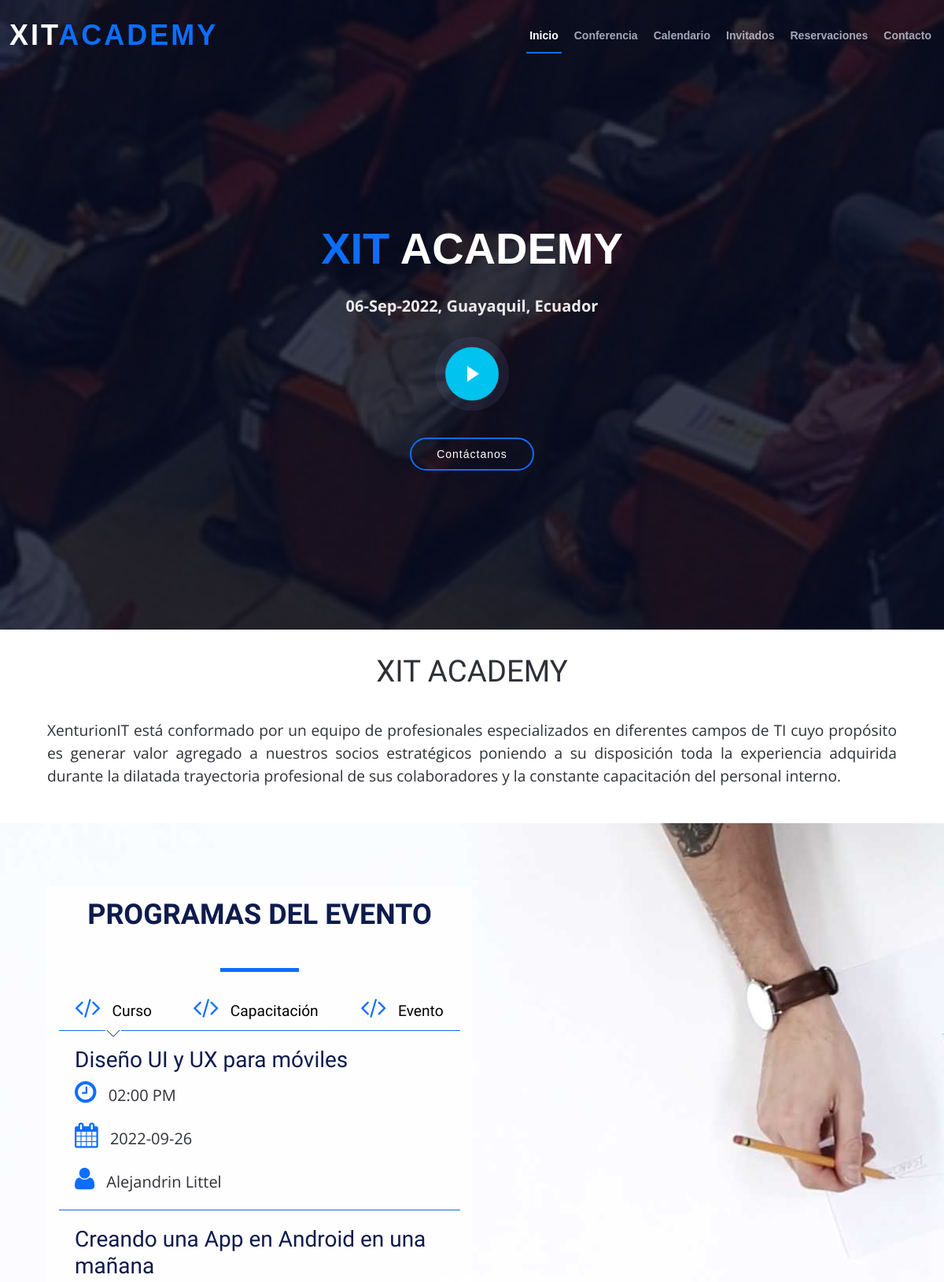
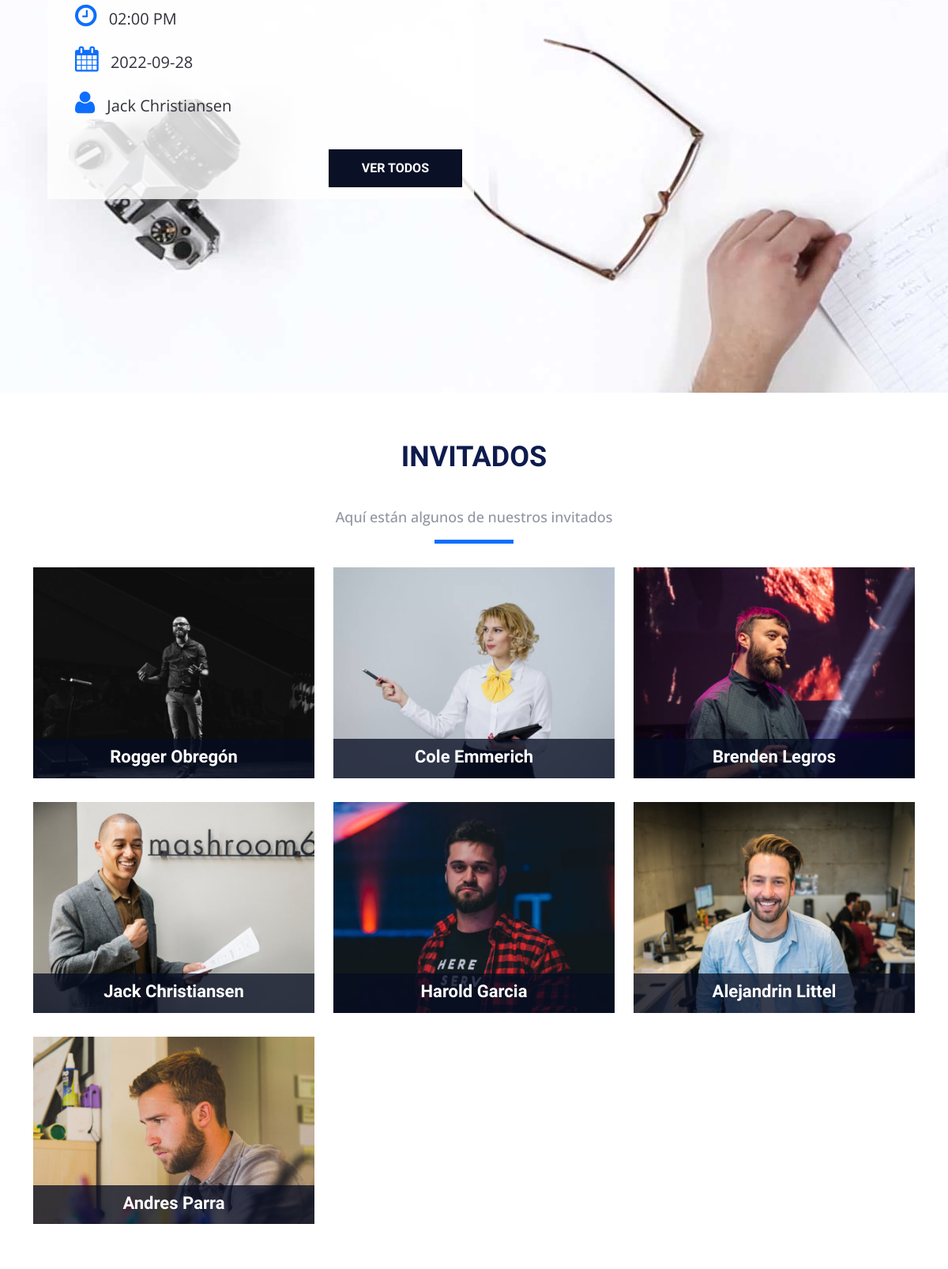
The page / (upper part) on the database its author committed (2 pictures, top to bottom).
### tables this page shows
CREATE TABLE `categoria_evento` (
  `id_categoria` tinyint(10) NOT NULL AUTO_INCREMENT,
  `cat_evento` varchar(50) NOT NULL,
  `icono` varchar(15) NOT NULL,
  `actualizado` datetime NOT NULL,
  `estado_categoria` tinyint(1) DEFAULT NULL,
  PRIMARY KEY (`id_categoria`)
);

CREATE TABLE `eventos` (
  `evento_id` tinyint(10) NOT NULL AUTO_INCREMENT,
  `nombre_evento` varchar(60) NOT NULL,
  `fecha_evento` date NOT NULL,
  `hora_evento` varchar(10) NOT NULL,
  `cupo` int(11) DEFAULT NULL,
  `id_cat_evento` tinyint(10) NOT NULL,
  `id_inv` tinyint(4) NOT NULL,
  `clave` varchar(10) NOT NULL,
  `fecha_creado` datetime DEFAULT NULL,
  `fecha_editado` date DEFAULT NULL,
  `estado_evento` tinyint(1) DEFAULT NULL,
  PRIMARY KEY (`evento_id`),
  KEY `id_cat_evento` (`id_cat_evento`),
  KEY `id_inv` (`id_inv`),
  CONSTRAINT `eventos_ibfk_1` FOREIGN KEY (`id_cat_evento`) REFERENCES `categoria_evento` (`id_categoria`),
  CONSTRAINT `eventos_ibfk_2` FOREIGN KEY (`id_inv`) REFERENCES `invitados` (`invitado_id`)
);

CREATE TABLE `invitados` (
  `invitado_id` tinyint(4) NOT NULL AUTO_INCREMENT,
  `nombre_invitado` varchar(30) NOT NULL,
  `apellido_invitado` varchar(30) NOT NULL,
  `descripcion` text NOT NULL,
  `url_imagen` varchar(50) NOT NULL,
  `editado` datetime NOT NULL,
  `url_linkedin` varchar(200) DEFAULT NULL,
  `url_twitter` varchar(200) DEFAULT NULL,
  `url_instagram` varchar(200) DEFAULT NULL,
  `estado_invitado` tinyint(1) DEFAULT NULL,
  PRIMARY KEY (`invitado_id`)
);

### index.php (the view, shortened to what this page needs)
<?php include_once 'includes/templates/header.php'; ?>
<section class="seccion contenedor">
    <h2><span>XIT</span> ACADEMY</h2>
    <p style="text-align: justify;">
        XenturionIT está conformado por un equipo de profesionales especializados en diferentes campos de TI cuyo
        propósito es generar valor agregado a nuestros socios estratégicos poniendo a su disposición toda la experiencia
        adquirida durante la dilatada trayectoria profesional de sus colaboradores y la constante capacitación del
        personal interno.
    </p>
</section>
<section class="programa">
    <div class="contenedor-video">
        <video autoplay loop muted poster="img/bg-talleres.jpg">
            <source src="video/video.mp4" type="video/mp4">
            <source src="video/video.webm" type="video/webm">
            <source src="video/video.ogv" type="video/ogg">
        </video>
    </div>
    <div class="contenido-programa">
        <div class="contenedor">
            <div class="programa-evento">
                <div class="section-header">
                    <h2>Programas del Evento</h2>
                </div>
                <?php
                try {
                    require_once('includes/funciones/bd_conexion.php');
                    $sql = "SELECT * FROM `categoria_evento` where estado_categoria = 1";
                    $resultado = $conn->query($sql);
                } catch (Exception $e) {
                    $error = $e->getMessage();
                }
                ?>
                <nav class="menu-programa">
                    <?php while ($cat = $resultado->fetch_array(MYSQLI_ASSOC)) { ?>
                        <?php $categoria = $cat['cat_evento']; ?>
                        <a href="#<?php echo strtolower($categoria) ?>">
                            <i class="fa <?php echo $cat['icono'] ?>" aria-hidden="true"></i> <?php echo $categoria ?>
                        </a>
                    <?php } ?>
                </nav>
                <?php
                try {
                    $sql = "SELECT `evento_id`, `nombre_evento`, `fecha_evento`, `hora_evento`, `cat_evento`, `nombre_invitado`, `apellido_invitado`, `estado_evento` ";
                    $sql .= "FROM `eventos` ";
                    $sql .= "INNER JOIN `categoria_evento` ";
                    $sql .= "ON eventos.id_cat_evento=categoria_evento.id_categoria ";
                    $sql .= "INNER JOIN `invitados` ";
                    $sql .= "ON eventos.id_inv=invitados.invitado_id ";
                    $sql .= "AND eventos.id_cat_evento = 1 ";
                    $sql .= "WHERE estado_evento = 1  ORDER BY `evento_id` LIMIT 2;";
                    $sql .= "SELECT `evento_id`, `nombre_evento`, `fecha_evento`, `hora_evento`, `cat_evento`, `nombre_invitado`, `apellido_invitado`,`estado_evento` ";
                    $sql .= "FROM `eventos` ";
                    $sql .= "INNER JOIN `categoria_evento` ";
                    $sql .= "ON eventos.id_cat_evento=categoria_evento.id_categoria ";
                    $sql .= "INNER JOIN `invitados` ";
                    $sql .= "ON eventos.id_inv=invitados.invitado_id ";
                    $sql .= "AND eventos.id_cat_evento = 2 ";
                    $sql .= "WHERE estado_evento = 1  ORDER BY `evento_id` LIMIT 2;";
                    $sql .= "SELECT `evento_id`, `nombre_evento`, `fecha_evento`, `hora_evento`, `cat_evento`, `nombre_invitado`, `apellido_invitado`, `estado_evento` ";
                    $sql .= "FROM `eventos` ";
                    $sql .= "INNER JOIN `categoria_evento` ";
                    $sql .= "ON eventos.id_cat_evento=categoria_evento.id_categoria ";
                    $sql .= "INNER JOIN `invitados` ";
                    $sql .= "ON eventos.id_inv=invitados.invitado_id ";
                    $sql .= "AND eventos.id_cat_evento = 3 ";
                    $sql .= "WHERE estado_evento = 1 ORDER BY `evento_id` LIMIT 2;";
                } catch (Exception $e) {
                    $error = $e->getMessage();
                }
                ?>
                <?php $conn->multi_query($sql); ?>
                <?php
                do {
                    $resultado = $conn->store_result();
                    $row = $resultado->fetch_all(MYSQLI_ASSOC); ?>
                    <?php $i = 0; ?>
                    <?php foreach ($row as $evento): ?>
                        <?php if ($i % 2 == 0) { ?>
                            <div id="<?php echo strtolower($evento['cat_evento']) ?>" class="info-curso ocultar clearfix">
                        <?php } ?>
                        <div class="detalle-evento">
                            <h3><?php echo html_entity_decode($evento['nombre_evento']) ?></h3>
                            <p><i class="fa fa-clock-o" aria-hidden="true"></i> <?php echo $evento['hora_evento']; ?>
                            </p>
                            <p><i class="fa fa-calendar" aria-hidden="true"></i> <?php echo $evento['fecha_evento']; ?>
                            </p>
                            <p><i class="fa fa-user"
                                  aria-hidden="true"></i> <?php echo $evento['nombre_invitado'] . " " . $evento['apellido_invitado']; ?>
                            </p>
                        </div>
                        <?php if ($i % 2 == 1): ?>
                            <a href="calendario.php" class="button float-right">Ver todos</a>
                            </div>
                        <?php endif; ?>
                        <?php $i++; ?>
                    <?php endforeach; ?>
                <?php } while ($conn->more_results() && $conn->next_result()); ?>
            </div>
        </div>
    </div>
</section>
<?php include_once 'includes/templates/invitados.php'; ?>
<?php include_once 'includes/templates/footer.php'; ?>

### includes/templates/invitados.php (shortened to what this page needs)
<?php
try {
    require_once('includes/funciones/bd_conexion.php');
    $sql = "SELECT * FROM `invitados` WHERE estado_invitado = 1 ";
    $resultado = $conn->query($sql);
} catch (Exception $e) {
    $error = $e->getMessage();
}
?>
<section id="speakers">
    <div class="container" data-aos="fade-up">
        <div class="section-header">
            <h2>Invitados</h2>
            <p>Aquí están algunos de nuestros invitados</p>
        </div>
        <div class="row">
            <?php while ($invitados = $resultado->fetch_assoc()) { ?>
                <div class="col-lg-4 col-md-6">
                    <div class="speaker" data-aos="fade-up" data-aos-delay="100">
                        <img src="img/invitados/<?php echo $invitados['url_imagen'] ?>" alt="<?php echo $invitados['nombre_invitado'] ?>" class="img-fluid">
                        <div class="details">
                            <h3><a><?php echo $invitados['nombre_invitado'] . " " . $invitados['apellido_invitado'] ?></a></h3>
                            <div class="social">
                                <?php if(($invitados['url_linkedin'])){?>
                                    <a href="<?php echo $invitados['url_linkedin'];?>" target="_blank""><i class="bi bi-linkedin"></i></a>
                                <?php }?>
                            </div>
                        </div>
                    </div>
                </div>
            <?php } ?>
        </div>
    </div>
</section>

### css/contact.css (style rules this page uses)
* { margin: 0; padding: 0; box-sizing: border-box; }
body, input, textarea { font-family: "Poppins", sans-serif; }

### css/main.css (style rules this page uses)
html { color: #222; font-size: 1em; line-height: 1.4; }
audio, canvas, img, svg, video { vertical-align: middle; }
html { box-sizing: border-box; }
*,*:before,*:after { box-sizing: inherit; }
body { background-color: #f2f2f2; font-family: 'Open Sans', sans-serif; }
.contenedor { width: 98%; margin:0 auto; }
@media only screen and (min-width:480px) { .contenedor { width: 95%; } }
@media only screen and (min-width:768px) { .contenedor { width: 90%; } }
@media only screen and (min-width:992px) { .contenedor { width: 90%; max-width: 1100px; } }
.seccion { padding: 30px 0; }
.seccion p { font-size: 1.2em; text-align: center; }
h2 { font-family: 'Oswald', sans-serif; font-size: 2.4em; text-transform: uppercase; text-align: center; }
h2::after { content: ''; margin: 0 auto; height: 30px; width: 100px; display: block; }
h3 { color: #0e1b4d;; font-family: 'PT Sans', sans-serif; }
.button { background-color: rgba(6, 12, 34, 0.98); padding: 10px 40px; color: #ffffff; text-transform: uppercase; font-weight: bold;font-family: 'Oswald', sans-serif; text-decoration: none; font-size: 1em; margin-top: 20px; display: inline-block; transition: all .3s ease; border: 2px solid rgba(6, 12, 34, 0.98); }
.float-right { float: right; }
section.programa { position: relative; }
div.contenedor-video { max-width: 100%; overflow-x: hidden; }
div.contenido-programa { position: absolute; top: 0; left: 0; height: 100%; width: 100%; }
div.programa-evento { background-color: rgba(255, 255, 255, .8); padding: 15px; margin-top: 80px; }
@media only screen and (min-width:768px) { div.programa-evento { width: 70%; } }
@media only screen and (min-width:992px) { div.programa-evento { width: 50%; } }
nav.menu-programa { width: 100%; }
@media only screen and (min-width:768px) { nav.menu-programa { display: table; } }
nav.menu-programa a { display: block; text-align: center; color: #000000; text-decoration: none; font-family: 'Oswald', sans-serif; margin-bottom: 10px; font-size: 1.2em; position: relative; padding-bottom: 10px; border-bottom: 1px solid #0d6efd;; }
nav.menu-programa a.activo::after { position: absolute; content: ''; left:0; right:0; margin-left: auto; margin-right: auto; height: 20px; width: 30px; background-image: url('../img/talleres-flecha.jpg'); background-position: top center; background-repeat: no-repeat; bottom: -20px; }
@media only screen and (min-width:768px) { nav.menu-programa a { display: table-cell; } }
nav.menu-programa a i, div.detalle-evento p i { color: #0d6efd;; font-size: 1.6em; margin-right: 10px; }
div.ocultar { display: none; }
div.detalle-evento { margin-top: 20px; border-bottom: 1px solid #0d6efd;; padding: 0 20px; }
div.detalle-evento:nth-child(2) { border:none; }
div.detalle-evento p { margin-bottom: 20px; font-size: 20px; }
.clearfix:before, .clearfix:after { content: " "; display: table; }
.clearfix:after { clear: both; }

### css/styles.css (style rules this page uses)
body { background: #fff; color: #2f3138; font-family: "Open Sans", sans-serif; }
a { color: #0d6efd; text-decoration: none; transition: 0.5s; }
.section-header { margin-bottom: 30px; position: relative; padding-bottom: 10px; width: 100%; }
.section-header::before { content: ""; position: absolute; display: block; width: 100px; height: 5px; background: #0d6efd; bottom: 0; left: calc(50% - 50px); }
.section-header h2 { font-size: 36px; text-transform: uppercase; text-align: center; font-weight: 700; margin-bottom: 10px; color: #0e1b4d; }
.section-header p { text-align: center; margin: 0; font-size: 18px; font-weight: 500; color: #9195a2; padding-bottom: 10px; }
#speakers { padding: 60px 0 30px 0; }
#speakers .speaker { position: relative; overflow: hidden; margin-bottom: 30px; }
#speakers .speaker .details { background: rgba(6, 12, 34, 0.76); position: absolute; left: 0; bottom: -40px; right: 0; text-align: center; padding-top: 10px; padding-bottom: 3px; transition: all 300ms cubic-bezier(0.645, 0.045, 0.355, 1); }
#speakers .speaker .details h3 { color: #fff; font-size: 22px; font-weight: 600; margin-bottom: 5px; }
#speakers .speaker .details .social { height: 40px; }
#speakers .speaker .details .social i { line-height: 0; margin: 0 2px; }
#speakers .speaker .details a { color: #fff; }

### rows shown on the page
categoria_evento: cat_evento "Curso"
categoria_evento: cat_evento "Capacitación"
categoria_evento: cat_evento "Evento"
eventos: nombre_evento "Diseño UI y UX para móviles", hora_evento "02:00 PM", fecha_evento "2022-09-26", id_inv.nombre_invitado "Alejandrin", id_inv.apellido_invitado "Littel"
eventos: nombre_evento "Creando una App en Android en una mañana", hora_evento "02:00 PM", fecha_evento "2022-09-28", id_inv.nombre_invitado "Jack", id_inv.apellido_invitado "Christiansen", shows "VER TODOS"
invitados: url_imagen (picture), nombre_invitado "Rogger", apellido_invitado "Obregón"
invitados: url_imagen (picture), nombre_invitado "Cole", apellido_invitado "Emmerich"
invitados: url_imagen (picture), nombre_invitado "Brenden", apellido_invitado "Legros"
invitados: url_imagen (picture), nombre_invitado "Jack", apellido_invitado "Christiansen"
invitados: url_imagen (picture), nombre_invitado "Harold", apellido_invitado "Garcia"
invitados: url_imagen (picture), nombre_invitado "Alejandrin", apellido_invitado "Littel"
invitados: url_imagen (picture), nombre_invitado "Andres", apellido_invitado "Parra"
